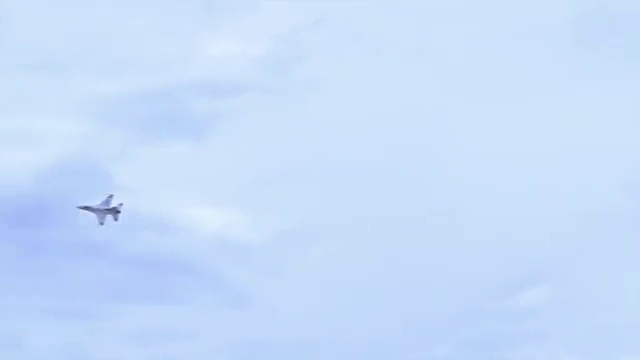
#> input picture frame 54 of jet.mp4, 640 x 360 px
$ python main.py   (Python 2 division)
#> lines starting #> are read from the running program, lines starting #| are printed output that depends on the picture
### saliency.py
import cv2
import numpy as np
from matplotlib import pyplot as plt
import pywt

class Saliency:
    def __init__(self, img, gauss_kernel=(5, 5)):

        self.gauss_kernel = gauss_kernel
        self.frame_orig = img

        # downsample image for processing
        self.small_shape = (64, 64)
        self.frame_small = cv2.resize(img, self.small_shape)

        # whether we need to do the math (True) or it has already
        # been done (False)
        self.need_saliency_map = True

    def get_saliency_map(self):
        """Returns a saliency map

            This method generates a saliency map for the image that was
            passed to the class constructor.

            :returns: grayscale saliency map
        """
        if self.need_saliency_map:
            # haven't calculated saliency map for this image yet
            num_channels = 1
            if len(self.frame_orig.shape) == 2:
                # single channel
                sal = self._get_channel_sal_magn(self.frame_small)
            else:
                # multiple channels: consider each channel independently
                sal = np.zeros_like(self.frame_small).astype(np.float32)
                for c in xrange(self.frame_small.shape[2]):
                    small = self.frame_small[:, :, c]
                    sal[:, :, c] = self._get_channel_sal_magn(small)

                # overall saliency: channel mean
                sal = np.mean(sal, 2)

            # postprocess: blur, square, and normalize
            if self.gauss_kernel is not None:
                sal = cv2.GaussianBlur(sal, self.gauss_kernel, sigmaX=8,
                                       sigmaY=0)
            sal = sal**2
            sal = np.float32(sal)/np.max(sal)

            # scale up
            sal = cv2.resize(sal, self.frame_orig.shape[1::-1])

            # store a copy so we do the work only once per frame
            self.saliencyMap = sal
            self.need_saliency_map = False

        return self.saliencyMap

    def _get_channel_sal_magn(self, channel):

        # do DWT and get log-spectrum
        img_wt = pywt.dwt(channel,'db2')
        magnitude, angle = cv2.cartToPolar(np.real(img_wt),np.imag(img_wt))

        # get log amplitude
        log_ampl = np.log10(magnitude.clip(min=1e-9))

        # blur log amplitude with avg filter
        log_ampl_blur = cv2.blur(log_ampl, (3, 3))

        # residual
        residual = np.exp(log_ampl - log_ampl_blur)

        # back to cartesian frequency domain
        real_part, imag_part = cv2.polarToCart(residual, angle)
        img_combined = pywt.idwt(real_part + 1j*imag_part,'db2s')
        magnitude, _ = cv2.cartToPolar(np.real(img_combined),np.imag(img_combined))


        return magnitude

    # [20 lines of commented-out code are left out]


    # [8 lines left out: function get_proto_objects_map, not called in this run]

### tracking.py
import cv2
import numpy as np
import copy


class MultipleObjectsTracker:
    """Multiple-objects tracker

        This class implements an algorithm for tracking multiple objects in
        a video sequence.
        The algorithm combines a saliency map for object detection and
        mean-shift tracking for object tracking.
    """
    def __init__(self, min_area=400, min_shift2=5):
        """Constructor

            This method initializes the multiple-objects tracking algorithm.

            :param min_area: Minimum area for a proto-object contour to be
                             considered a real object
            :param min_shift2: Minimum distance for a proto-object to drift
                               from frame to frame ot be considered a real
                               object
        """
        self.object_roi = []
        self.object_box = []

        self.min_cnt_area = min_area
        self.min_shift2 = min_shift2

        # Setup the termination criteria, either 100 iteration or move by at
        # least 1 pt
        self.term_crit = (cv2.TERM_CRITERIA_EPS | cv2.TERM_CRITERIA_COUNT,
                          100, 1)

    # [132 lines left out: functions advance_frame, _append_boxes_from_saliency, _append_boxes_from_meanshift, _update_mean_shift_bookkeeping, not called in this run]

### main.py
import cv2
import numpy as np
from os import path
import pywt
from saliency import Saliency
from tracking import MultipleObjectsTracker


def main(video_file= 'jet.mp4', region=((0, 0), (350, 450))):
    # open video file

#> called with video_file = 'jet.mp4', region = ((0, 0), (350, 450))
    if path.isfile(video_file):
        video = cv2.VideoCapture(video_file)
    else:
        print 'File "' + video_file + '" does not exist.'
        raise SystemExit

    # initialize tracker
    mot = MultipleObjectsTracker()

    while True:
        # grab next frame
        success, img = video.read()
#> img is the input picture: shape (360, 640, 3); mean B, G, R 249.8, 220.5, 198.5
        if success:
            if region:
                #original video is too big: grab some meaningful region of interest
                img = img[region[0][0]:region[1][0], region[0][1]:region[1][1]]
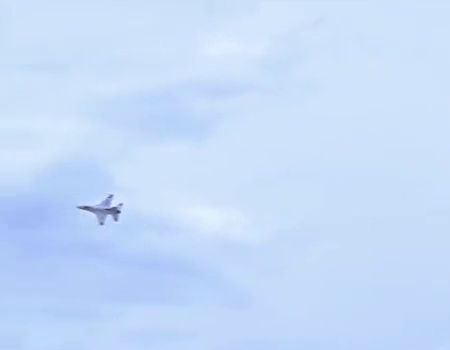
#> img: shape (350, 450, 3); mean B, G, R 249.8, 219.8, 197.8

            # generate saliency map
            sal = Saliency(img)
#> in __init__, `self.frame_small = cv2.resize(img, self.small_shape)`:
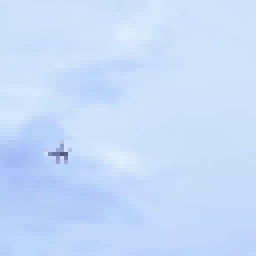
#> self.frame_small: shape (64, 64, 3) (shown 4 times larger); mean B, G, R 249.7, 219.8, 197.8

            cv2.imshow('original', img)
            cv2.imshow('saliency', sal.get_saliency_map())
#> the loop in get_saliency_map, `for c in xrange(self.frame_small.shape[2]):` made 1 pass
#> pass 1, in get_saliency_map, `small = self.frame_small[:, :, c]`:
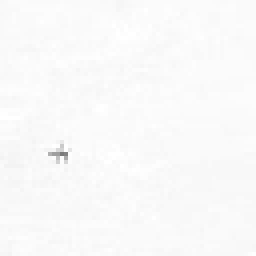
#> small: shape (64, 64) (shown 4 times larger); min 123, max 255, mean 249.7
#> after the loop in get_saliency_map, `for c in xrange(self.frame_small.shape[2]):`: sal: shape (64, 64, 3) float32; every value is 0
            cv2.imshow('objects', sal.get_proto_objects_map())
            cv2.imshow('tracker', mot.advance_frame(img,
                       sal.get_proto_objects_map()))

            if cv2.waitKey(100) & 0xFF == ord('q'):
                break
        else:
            break


if __name__ == '__main__':
#> (the run stopped early here; a loop or call above may not have finished)

$ run again, starting later in the video
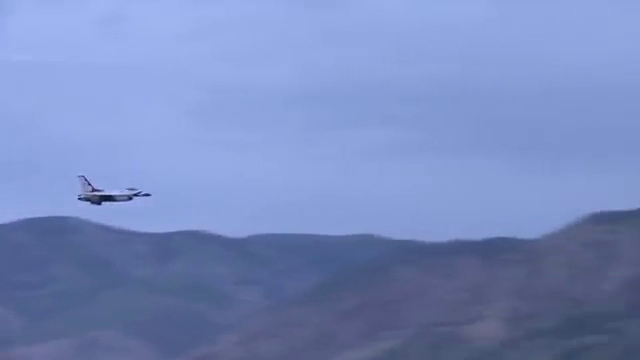
#> input picture frame 245 of jet.mp4, 640 x 360 px
#> in main, img is the input picture: shape (360, 640, 3); mean B, G, R 190, 138.4, 119.6
#> img: shape (350, 450, 3)
#> in __init__, `self.frame_small = cv2.resize(img, self.small_shape)`:
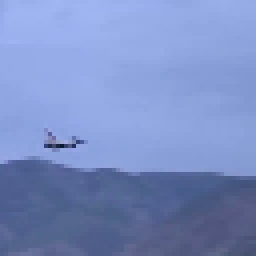
#> self.frame_small: shape (64, 64, 3) (shown 4 times larger); mean B, G, R 196, 142.6, 123.1
#> the loop in get_saliency_map, `for c in xrange(self.frame_small.shape[2]):` made 1 pass
#> pass 1, in get_saliency_map, `small = self.frame_small[:, :, c]`:
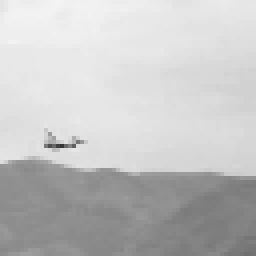
#> small: shape (64, 64) (shown 4 times larger); min 54, max 244, mean 196

$ run again, starting later in the video
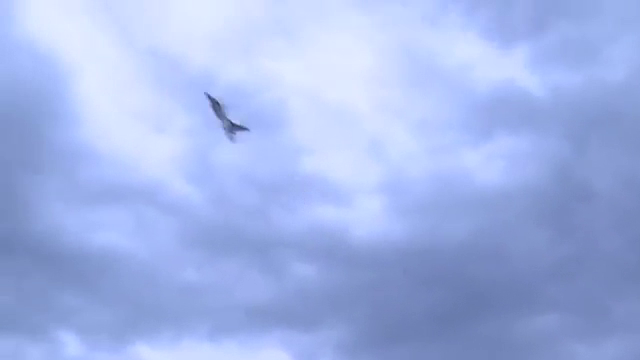
#> input picture frame 436 of jet.mp4, 640 x 360 px
#> in main, img is the input picture: shape (360, 640, 3); mean B, G, R 231.9, 181.4, 162.5
#> img: shape (350, 450, 3)
#> in __init__, `self.frame_small = cv2.resize(img, self.small_shape)`:
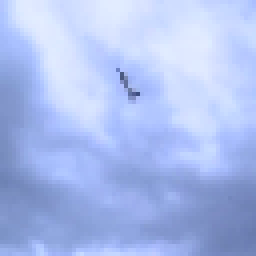
#> self.frame_small: shape (64, 64, 3) (shown 4 times larger); mean B, G, R 238.3, 189.8, 171.4
#> the loop in get_saliency_map, `for c in xrange(self.frame_small.shape[2]):` made 1 pass
#> pass 1, in get_saliency_map, `small = self.frame_small[:, :, c]`:
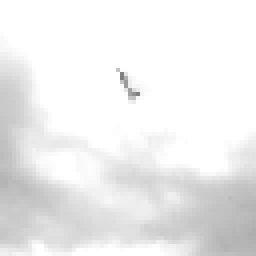
#> small: shape (64, 64) (shown 4 times larger); min 126, max 255, mean 238.3
